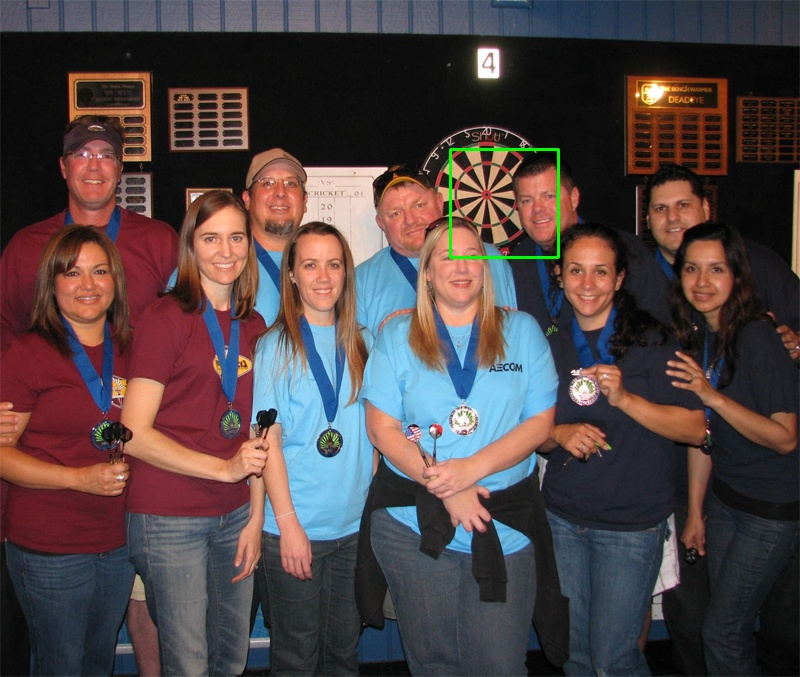
//> input picture output/detected.jpg, 800 x 677 px
$ ./dartboardDetector output/detected.jpg   (built with g++ and OpenCV 4)
//> lines starting //> are read from the running program, lines starting //| are printed output that depends on the picture; after the words box and inside, x2 and y2 are one past the last pixel; in counts of white or black regions, pixels touching at a corner belong together
//> further down, frame is the input picture: 677 rows x 800 cols, CV_8UC3; mean B, G, R 68.6, 67.4, 80.5
/* Compile on personal Linux:
g++ dartboardDetector.cpp /usr/lib/libopencv_core.so.2.4
/usr/lib/libopencv_highgui.so.2.4 -lopencv_imgproc -lopencv_objdetect */

// Header Inclusion
#include <stdio.h>
#include "opencv2/objdetect/objdetect.hpp"
#include "opencv2/opencv.hpp"
#include "opencv2/core/core.hpp"
#include "opencv2/highgui/highgui.hpp"
#include "opencv2/imgproc/imgproc.hpp"
#include <iostream>
#include <string>
#include <iomanip>
#include <fstream>
#include <sstream>
#include <vector>
#include <stdio.h>
#include <unistd.h>

#define PI 3.14159265

using namespace std;
using namespace cv;

/** Initialise Classes **/
class lineData {
  public:
    double m, c, theta, rho;
    Point point1, point2;
    bool operator< (const lineData &other) const {
        return theta < other.theta;
    }
    lineData(double m, double c, double theta, double rho,
             Point point1, Point point2)
             : m(m), c(c), theta(theta), rho(rho), point1(point1),
             point2(point2) {}
};

/** Function Headers */
void detectVJ( Mat frame );
void displayVJ( Mat frame );
void displayHough( Mat frame );
float F1Test( int facesDetected, const char* imgName, Mat frame, int detectorChoice );
void removeOverlaps();

void convolution(	Mat &input,	int size,	int direction,	Mat kernel,	Mat &output );
void getMagnitude( Mat &dfdx, Mat &dfdy, Mat &output );
void getDirection( Mat &dfdx, Mat &dfdy, Mat &output );
void getThresholdedMag(	Mat &input,	Mat &output );
void getHoughSpace(	Mat &thresholdedMag, Mat &gradientDirection, int threshold, int width,	int height,	Mat &output,
                    std::vector<double> &rhoValues, std::vector<double> &thetaValues);
void extractLines( Mat &frame, Mat &croppedImg, std::vector<double> &rhoValues, std::vector<double> &thetaValues, vector<lineData> &lines );
vector<Vec3f> extractCircles( Mat &frame );
void drawLines( Mat &frame, vector<lineData> &lines );
vector<lineData> filterLines( vector<lineData> &lines, int tolerance );
void dartboardDetector( Mat &frame, Mat &drawingFrame, Mat &croppedImg, Rect box );
Rect reduceBox( Rect box );
void detectionDecision( Mat &frame, Mat &croppedImg, Rect box, vector<lineData> &lines, vector<Vec3f> &circles);

void analyseBoxes( Mat &frame );
std::vector<Rect> mergeDetections();
Mat grabCut( Mat frame, int view );


/** Global variables */
String cascade_name = "cascade.xml";
CascadeClassifier cascade;

std::vector<Rect> detectedDartboardsVJ;
std::vector<Rect> detectedDartboardsFinal;
std::vector<Rect> trueDartboards;
vector<Vec3f> allCircles;

/* Functions */

void convolution(Mat &input, int size, int direction, Mat kernel, Mat &output) {

  int kernelRadiusX = ( kernel.size[0] - 1 ) / 2;
	int kernelRadiusY = ( kernel.size[1] - 1 ) / 2;

  // Create padded version of input
  Mat paddedInput;
	copyMakeBorder( input, paddedInput,
		kernelRadiusX, kernelRadiusX, kernelRadiusY, kernelRadiusY,
		BORDER_REPLICATE );

	// Gaussian blur before finding derivation
	GaussianBlur(paddedInput, paddedInput, Size(3,3), 0, 0, BORDER_DEFAULT);

  // Time to do convolution
  for (int i = 0; i < input.rows; i++) {
     for (int j = 0; j < input.cols; j++) {

       double sum = 0.0;

       for(int m = -kernelRadiusX; m <= kernelRadiusX; m++) {
         for(int n = -kernelRadiusY; n <= kernelRadiusY; n++) {

           // find the correct indices we are using
 					int imagex = i + m + kernelRadiusX;
 					int imagey = j + n + kernelRadiusY;
 					int kernelx = m + kernelRadiusX;
 					int kernely = n + kernelRadiusY;

 					// get the values from the padded image and the kernel
 					int imageval = (int) paddedInput.at<uchar>( imagex, imagey );
 					double kernalval = kernel.at<double>( kernelx, kernely );

 					// do the multiplication
 					sum += imageval * kernalval;
         }
       }
       output.at<double>(i, j) = sum;
    }
  }

	Mat img;
	img.create(input.size(), CV_64F);
	// Normalise to avoid out of range and negative values
	normalize(output, img, 0, 255, NORM_MINMAX);

  //Save thresholded image
	if (direction == 0) imwrite("output/dfdx.jpg", img);
	else imwrite("output/dfdy.jpg", img);
}

void getMagnitude(Mat &dfdx, Mat &dfdy,	Mat &output) {
  for (int y = 0; y < output.rows; y++) {
    for (int x = 0; x < output.cols; x++) {

      double dxVal = 0.0;
      double dyVal = 0.0;
      double magnitudeVal = 0.0;

      dxVal = dfdx.at<double>(y, x);
      dyVal = dfdy.at<double>(y, x);

			// Calculate magnitude
      magnitudeVal = sqrt(pow(dxVal, 2) + pow(dyVal, 2));

			output.at<double>(y, x) = magnitudeVal;
    }
  }

	Mat img;
	img.create(dfdx.size(), CV_64F);

	normalize(output, img, 0, 255, NORM_MINMAX);

  imwrite("output/magnitude.jpg", img);
}

void getDirection(Mat &dfdx, Mat &dfdy,	Mat &output) {
	for (int y = 0; y < output.rows; y++) {
    for (int x = 0; x < output.cols; x++) {

			double dxVal = 0.0;
      double dyVal = 0.0;
      double gradientVal = 0.0;

      dxVal = dfdx.at<double>(y, x);
      dyVal = dfdy.at<double>(y, x);

			// Calculate direction
			if (dxVal != 0 && dyVal != 0) gradientVal = atan2(dyVal, dxVal);
			else gradientVal = (double) atan(0);

			output.at<double>(y, x) = gradientVal;
    }
  }

	Mat img;
	img.create(dfdx.size(), CV_64F);

	normalize(output, img, 0, 255, NORM_MINMAX);

	imwrite("output/direction.jpg", img);
}

void getThresholdedMag(Mat &input, Mat &output) {
	Mat img;
	img.create(input.size(), CV_64F);

	normalize(input, img, 0, 255, NORM_MINMAX);

	for (int y = 0; y < input.rows; y++) {
    for (int x = 0; x < input.cols; x++) {

      double val = 0;
      val = img.at<double>(y, x);


      if (val > 200) output.at<double>(y, x) = 255.0;
      else output.at<double>(y, x) = 0.0;
    }
  }

  imwrite("output/thresholded.jpg", output);
}

void getHoughSpace( Mat &thresholdedMag, Mat &gradientDirection, int threshold, int width, int height, Mat &houghSpace, std::vector<double> &rhoValues, std::vector<double> &thetaValues) {
	//double maxDist = sqrt(pow(width, 2) + pow(height, 2)) / 2;

	double rho = 0.0;
	double radians = 0.0;
	double directionTheta = 0.0;
	double directionVal = 0.0;
	int angleRange = 1;

	// houghSpace.create(round(maxDist), 180, CV_64F);

	houghSpace.create(2*(width + height), 360, CV_64F);

  houghSpace = Scalar(0,0,0);

	for (int y = 0; y < thresholdedMag.rows; y++) {
		for (int x = 0; x < thresholdedMag.cols; x++) {
			if (thresholdedMag.at<double>(y, x) > 250) {

				directionVal = gradientDirection.at<double>(y, x);
				if (directionVal > 0) directionTheta = (directionVal * (180/PI));
				else directionTheta = 360 + (directionVal * (180/PI));

				directionTheta = round(directionTheta);

				for (int theta = directionTheta - angleRange; theta < directionTheta + angleRange + 1; theta += 1) {
				// for (int theta = 0; theta < 360; theta++){
					radians = theta * (PI/ 180);

					rho = (x * cos(radians)) + (y * sin(radians)) + width + height;

					houghSpace.at<double>( rho , theta )++;
				}
			}
		}
	}

	normalize(houghSpace, houghSpace, 0, 255, NORM_MINMAX);

	double min, max;
	cv::minMaxLoc(houghSpace, &min, &max);
	// double houghSpaceThreshold = min + ((max - min)/2);

	// std::cout << max << " and " << min << '\n';

	// Thresholding Hough space
	for (int y = 0; y < houghSpace.rows; y++) {
		for (int x = 0; x < houghSpace.cols; x++) {

			double val = 0.0;
      val = houghSpace.at<double>(y, x);

			if (val > 150){
				rhoValues.push_back(y);
				thetaValues.push_back(x);
				houghSpace.at<double>(y, x) = 255;
				// std::cout<< rhoValues.size() << " + " << thetaValues.size() << "\n";
			}

      else houghSpace.at<double>(y, x) = 0.0;
		}
	}

	imwrite("output/houghSpace.jpg", houghSpace);
}

void extractLines( Mat &frame, Mat &croppedImg, Rect box, std::vector<double> &rhoValues, std::vector<double> &thetaValues, vector<lineData> &lines ){

  int frameWidth = frame.cols;
  int frameHeight = frame.rows;

  int cropWidth = croppedImg.cols;
  int cropHeight = croppedImg.rows;

  Mat image = frame;

	for (int i = 0; i < rhoValues.size(); i++) {

		Point point1, point2;
		double theta = thetaValues[i];
		double rho = rhoValues[i];
    double m, c;
		double radians = theta * (PI/ 180);

    if (thetaValues.size() < 100) {
      // Using y = mx + c
      // y = (p/sin(theta)) - x(cos(theta)/sin(theta))
      m = cos(radians) / sin(radians);
      c = (rho - cropWidth - cropHeight)/sin(radians);

      // When x = box.x and y = box.y + height
      point1.x = cvRound(box.x);
      point1.y = cvRound(box.y) + cvRound(c);
      // When x = end of image
      point2.x = cvRound(box.x + box.width);
      point2.y = cvRound(box.y) + cvRound(c - (box.width * m));

      clipLine(box, point1, point2);

      lineData currentLine (m, c, thetaValues[i], rhoValues[i], point1, point2);

      lines.push_back(currentLine);
    }
	}
}

vector<Vec3f> extractCircles( Mat &frame ) {

  vector<Vec3f> circles;

  Mat kernel = (Mat_<double>(3,3) << -1,-1,-1,
																		 -1, 9,-1,
																		 -1,-1,-1);

  filter2D(frame, frame, -1, kernel);
  GaussianBlur(frame, frame, Size(3,3), 0, 0, BORDER_DEFAULT);
  HoughCircles( frame, circles, CV_HOUGH_GRADIENT, 1, frame.rows/4, 250, 50, 0, 0 );

  for (int i = 0; i < circles.size(); i++) {
    Vec3f circle = circles[i];
    allCircles.push_back(circle);
  }

  return circles;
}

vector<lineData> filterLines( vector<lineData> &lines, int tolerance ) {
  vector<lineData> filteredLines;

  // Sort lines by theta
  std::sort(lines.begin(), lines.end());

  // Initialise filteredLines with first line
  filteredLines.push_back(lines[0]);
  int compareTo = 0;

  for (int i = 1; i < lines.size(); i++) {
    double previousLineTheta = lines[compareTo].theta;
    double currentLineTheta = lines[i].theta;
    double thetaDiff = currentLineTheta - previousLineTheta;
    // Check if current theta is greater than tolerance since last line theta
    if (thetaDiff > tolerance ) {
      filteredLines.push_back(lines[i]);
      compareTo = i;
    }
  }

  return filteredLines;
}

void drawLines( Mat &frame, vector<lineData> &lines ) {
  for (int i = 0; i < lines.size(); i++) {
    Point point1 = lines[i].point1;
    Point point2 = lines[i].point2;
    line(frame, point1, point2,  Scalar( 255, 0, 0 ), 1);
  }
}

Rect reduceBox( Rect box ){

  double originalArea = box.width * box.height;
  double halfArea = originalArea/4;
  double newLength = cvRound(sqrt(halfArea));

  double centreX = box.x + (box.width/2);
  double centreY = box.y + (box.height/2);

  double newCentreX = cvRound(centreX - (newLength/2));
  double newCentreY = cvRound(centreY - (newLength/2));

  Rect newBox(newCentreX, newCentreY, newLength, newLength);

  return newBox;
}

void detectionDecision( Mat &frame, Mat &croppedImg, Rect box, vector<lineData> &lines, vector<Vec3f> &circles) {

  rectangle(frame, Point(box.x, box.y), Point(box.x + box.width, box.y + box.height), Scalar( 0, 255, 0 ), 2);

  // Find smaller search space of 25% of original box with centred axis
  Rect reducedBox = reduceBox(box);
  vector<Point> midpoints;
  int midpointCounter = 0;
  int circleCounter = 0;

  int boxWidthBound = reducedBox.x + reducedBox.width;
  int boxHeightBound = reducedBox.y + reducedBox.height;

  // Check how many midpoints of lines are in smaller box
  if (lines.size() > 1) {
    for (int i = 0; i < lines.size(); i++) {
      lineData line = lines[i];
      double midpointX = (line.point1.x + line.point2.x)/2;
      double midpointY = (line.point1.y + line.point2.y)/2;

      bool xInBox = midpointX >= reducedBox.x && midpointX <= boxWidthBound;
      bool yInBox = midpointY >= reducedBox.y && midpointY <= boxHeightBound;

      if (xInBox && yInBox) midpointCounter++;
    }

    // [5 lines of commented-out code are left out]
  }

  // Check how many circle centres fall in smaller box
  if (circles.size() > 0) {
    for (int i = 0; i < circles.size(); i++) {
      Vec3f circle = circles[i];

      double circleCentreX = circle[0] + box.x;
      double circleCentreY = circle[1] + box.y;

      bool xInBox = circleCentreX >= reducedBox.x && circleCentreX <= boxWidthBound;
      bool yInBox = circleCentreY >= reducedBox.y && circleCentreY <= boxHeightBound;


      if (xInBox && yInBox){
        circleCounter++;
      }
    }
  }

  // Check simply for a few lines to validate with when using circles

  if (midpointCounter > 4) {
    detectedDartboardsFinal.push_back(box);
  }
  else {
    if (circleCounter > 0 && lines.size() > 0)
      detectedDartboardsFinal.push_back(box);
  }

  rectangle(frame, Point(reducedBox.x, reducedBox.y), Point(reducedBox.x + reducedBox.width, reducedBox.y + reducedBox.height), Scalar( 0, 102, 0 ), 2);
}

void dartboardDetector( Mat &frame, Mat &drawingFrame, Mat &croppedImg, Rect box ) {

  Mat image = croppedImg;

  Mat grayImage;

  cvtColor( image, grayImage, CV_BGR2GRAY );
  // equalizeHist( grayImage, grayImage );

  GaussianBlur(grayImage, grayImage, Size(3,3), 0, 0, BORDER_DEFAULT);

  Mat dfdx;
  dfdx.create(image.size(), CV_64F);

  Mat dfdy;
  dfdy.create(image.size(), CV_64F);

	Mat dxKernel = (Mat_<double>(3,3) << -1, 0, 1,
																			 -2, 0, 2,
																			 -1, 0, 1);

  Mat dyKernel = (Mat_<double>(3,3) << -1,-2,-1,
																		    0, 0, 0,
																		    1, 2, 1);

  Mat gradientMagnitude;
  gradientMagnitude.create(image.size(), CV_64F);

  Mat gradientDirection;
	gradientDirection.create(image.size(), CV_64F);

	Mat thresholdedMag;
	thresholdedMag.create(image.size(), CV_64F);

	Mat houghSpace;

  Mat circleFrame = grayImage.clone();

  std::vector<double> rhoValues;
  std::vector<double> thetaValues;

  vector<lineData> lines;
  vector<lineData> filteredLines;

  vector<Vec3f> circles;

  convolution(grayImage, 3, 0, dxKernel, dfdx);
  convolution(grayImage, 3, 1, dyKernel, dfdy);

	getMagnitude(dfdx, dfdy, gradientMagnitude);
	getDirection(dfdx, dfdy, gradientDirection);

	getThresholdedMag(gradientMagnitude, thresholdedMag);

  imwrite("output/thresholdedMag.jpg", thresholdedMag);

	getHoughSpace(thresholdedMag, gradientDirection, 240, image.cols, image.rows, houghSpace, rhoValues, thetaValues);

  circles = extractCircles( circleFrame );

	extractLines(frame, image, box, rhoValues, thetaValues, lines);

  if (lines.size() > 1)
    filteredLines = filterLines(lines, 20);

  detectionDecision(drawingFrame, image, box, filteredLines, circles);

  drawLines( drawingFrame, filteredLines);

  for( int i = 0; i < circles.size(); i++ )
  {
     Point center(cvRound(circles[i][0] + box.x), cvRound(circles[i][1] + box.y));
     int radius = cvRound(circles[i][2]);
     // circle center
     circle( drawingFrame, center, 3, Scalar(0,255,0), -1, 8, 0 );
     // circle outline
     circle( drawingFrame, center, radius, Scalar(0,0,255), 2, 8, 0 );
   }

  imwrite("output/foundLines.jpg", drawingFrame);

}

float F1Test( int facesDetected, const char* imgName, Mat frame, int detectorChoice ){
	int validFaces = 0;
  std::vector<Rect> trueDartboards;

	// Manipulate string to get correct CSV file name
	string fileExtension = "points.csv";
	string current_line;

	std::string imgNameString(imgName);

	string::size_type i = imgNameString.rfind('.', imgNameString.length());
  if (i != string::npos) {
		imgNameString.replace(i, fileExtension.length(), fileExtension);
  }

	const char *c = imgNameString.c_str();
  string prePath = "CSVs/dartboards/";
  string name = imgNameString.c_str();
  string newName = prePath + name;

  ifstream inputFile;
  inputFile.open(newName.c_str());

	// Break if no CSV file found
	if (inputFile.peek() == std::ifstream::traits_type::eof()) {
		std::cout << "No CSV file found. F1 score cannot be calculated" << '\n';
		return 0.0;
	}

	// Go through CSV file line by line
	while(getline(inputFile, current_line)){

		// Array of values for each box
		std::vector<int> values;

		std::stringstream convertor(current_line);
		std::string token; // somewhere to put the comma separated value

		// Insert each value into values array
		while (std::getline(convertor, token, ',')) {
			values.push_back(std::atoi(token.c_str()));
		}

		// Populate array with ground truth rectangles
		trueDartboards.push_back(Rect(values[0], values[1], values[2], values[3]));
	}

  std::vector<Rect> detectedDartboards;

  if (detectorChoice == 0) detectedDartboards = detectedDartboardsVJ;
  else                     detectedDartboards = detectedDartboardsFinal;

  int truePositives = 0;
	int falsePositives = 0;

	// Compare each detected face to every ground truth face
	for (int i = 0; i < detectedDartboards.size(); i++) {
		for (int j = 0; j < trueDartboards.size(); j++) {
			// Get intersection and check matching area percentage
			Rect intersection = detectedDartboards[i] & trueDartboards[j];
			float intersectionArea = intersection.area();

			// If there is an intersection, check percentage of intersection area
			// to detection area
			if (intersectionArea > 0) {
				float matchPercentage = (intersectionArea / trueDartboards[j].area()) * 100;

				// If threshold reached, increment true positives
				if (matchPercentage > 60){
					truePositives++;
					break;
				}
				if (j == (trueDartboards.size() - 1)) falsePositives++;
			}
			// If loop reaches end without reaching intersection threshold, it is
			// a false negative
			else {
				if (j == (trueDartboards.size() - 1)) falsePositives++;
			}
		}
	}

  if (detectorChoice == 0) std::cout << "############ VIOLA JONES RESULTS ############" << '\n';
  else                     std::cout << "########### FINAL DETECTOR RESULTS ###########" << '\n';

  if (detectorChoice == 0)
    std::cout << "Dartboards detected with Viola Jones: " << detectedDartboardsVJ.size() << std::endl;
  else
    std::cout << "Dartboards detected with Hough: " <<detectedDartboardsFinal.size() << '\n';

	std::cout << "True Dartboards: " << trueDartboards.size() << ", True Positives: " << truePositives << ", False Positives: " << falsePositives << "\n";

	// Time for F1 test
	// Precision = TP / (TP + FP)
	// Recall = TPR (True Positive Rate)
	// F1 = 2((PRE * REC)/(PRE + REC))

	float precision = (float)truePositives / ((float)truePositives + (float)falsePositives);
	float recall = (float)truePositives / (float)trueDartboards.size();

  if (isnan(precision)) precision = 0;

  std::cout << "Precision: " << precision << " and Recall: " << recall << '\n';

	float f1 = 2 * ((precision * recall)/(precision + recall));

  if (isnan(f1)) f1 = 0;

	std::cout << "F1 score: " << f1 << "\n";

	return f1;
}

void detectVJ( Mat frame ){
	Mat frame_gray;

	// 1. Prepare Image by turning it into Grayscale and normalising lighting
	cvtColor( frame, frame_gray, CV_BGR2GRAY );
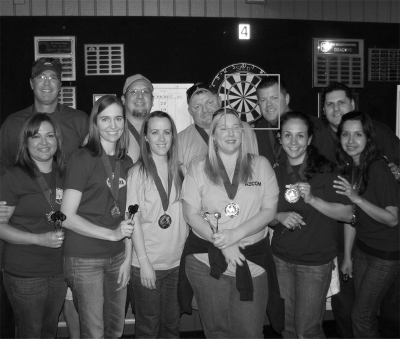
//> frame_gray: 677 rows x 800 cols, CV_8UC1 (shown at 1/2 size); min 0, max 255, mean 71.5
	equalizeHist( frame_gray, frame_gray );
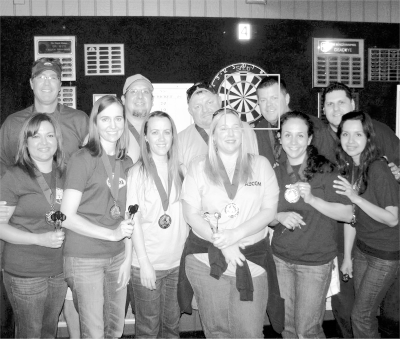
//> frame_gray: 677 rows x 800 cols, CV_8UC1 (shown at 1/2 size); min 0, max 255, mean 128.6

	// 2. Perform Viola-Jones Object Detection
	cascade.detectMultiScale( frame_gray, detectedDartboardsVJ, 1.1, 1, 0|CV_HAAR_SCALE_IMAGE, Size(50, 50), Size(500,500) );
//> detectedDartboardsVJ = 2 Rects (x, y, width, height): [448, 154, 81, 81], [162, 61, 101, 101]

}

void displayVJ( Mat frame ){
  // Draw box around dartboards found with Viola Jones
	for( int i = 0; i < detectedDartboardsVJ.size(); i++ )
	{
		rectangle(frame, Point(detectedDartboardsVJ[i].x, detectedDartboardsVJ[i].y), Point(detectedDartboardsVJ[i].x + detectedDartboardsVJ[i].width, detectedDartboardsVJ[i].y + detectedDartboardsVJ[i].height), Scalar( 0, 255, 0 ), 2);
	}
//> this loop made 2 passes
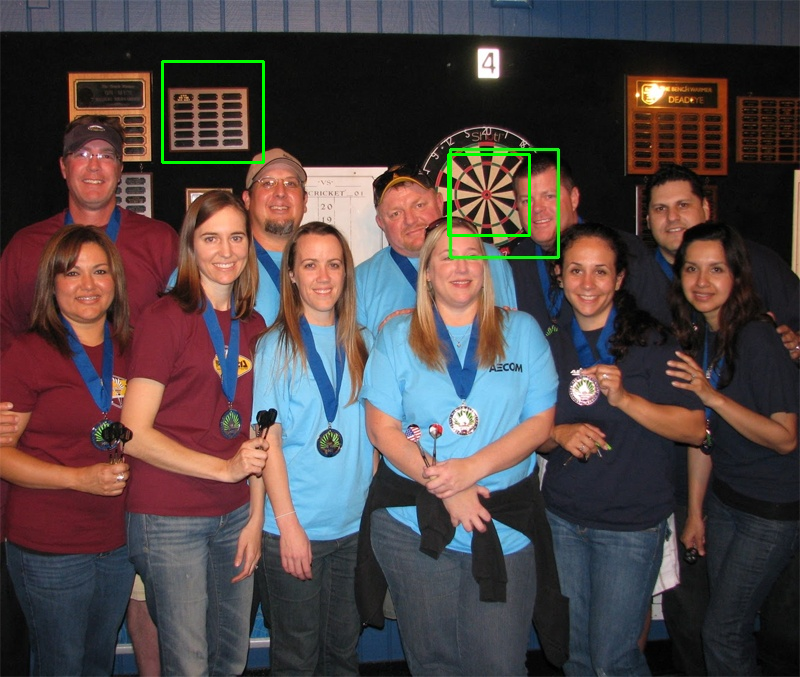
//> frame: 677 rows x 800 cols, CV_8UC3; 0.4% of pixels changed, all inside (x1, y1, x2, y2) = (161, 60, 531, 237)
}

void displayHough( Mat frame ){
  // Draw box around dartboards found with Viola Jones + hough
  for( int i = 0; i < detectedDartboardsFinal.size(); i++ )
  {
    rectangle(frame, Point(detectedDartboardsFinal[i].x, detectedDartboardsFinal[i].y), Point(detectedDartboardsFinal[i].x + detectedDartboardsFinal[i].width, detectedDartboardsFinal[i].y + detectedDartboardsFinal[i].height), Scalar( 0, 255, 0 ), 2);
  }
}

void analyseBoxes( Mat &frame ){

  // Frame passed around to draw found lines, boxes and circles on
  Mat drawingFrame = frame.clone();

  // Decide whether there is dartboard in each cropped image
  for (int i = 0; i < detectedDartboardsVJ.size(); i ++){
    Mat frameForCrop = frame.clone();
    Mat croppedImg = frameForCrop(detectedDartboardsVJ[i]);
    dartboardDetector(frame, drawingFrame, croppedImg, detectedDartboardsVJ[i]);
  }
//> this loop made 2 passes
//> (originalArea in reduceBox, halfArea in reduceBox, newLength in reduceBox, centreX in reduceBox, centreY in reduceBox, newCentreX in reduceBox, newCentreY in reduceBox, reducedBox in detectionDecision) on pass 1: (6561, 1640.2, 40, 488, 194, 468, 174, Rect(468, 174, 40, 40))
//> (the rest of the program and of its run is left out)
